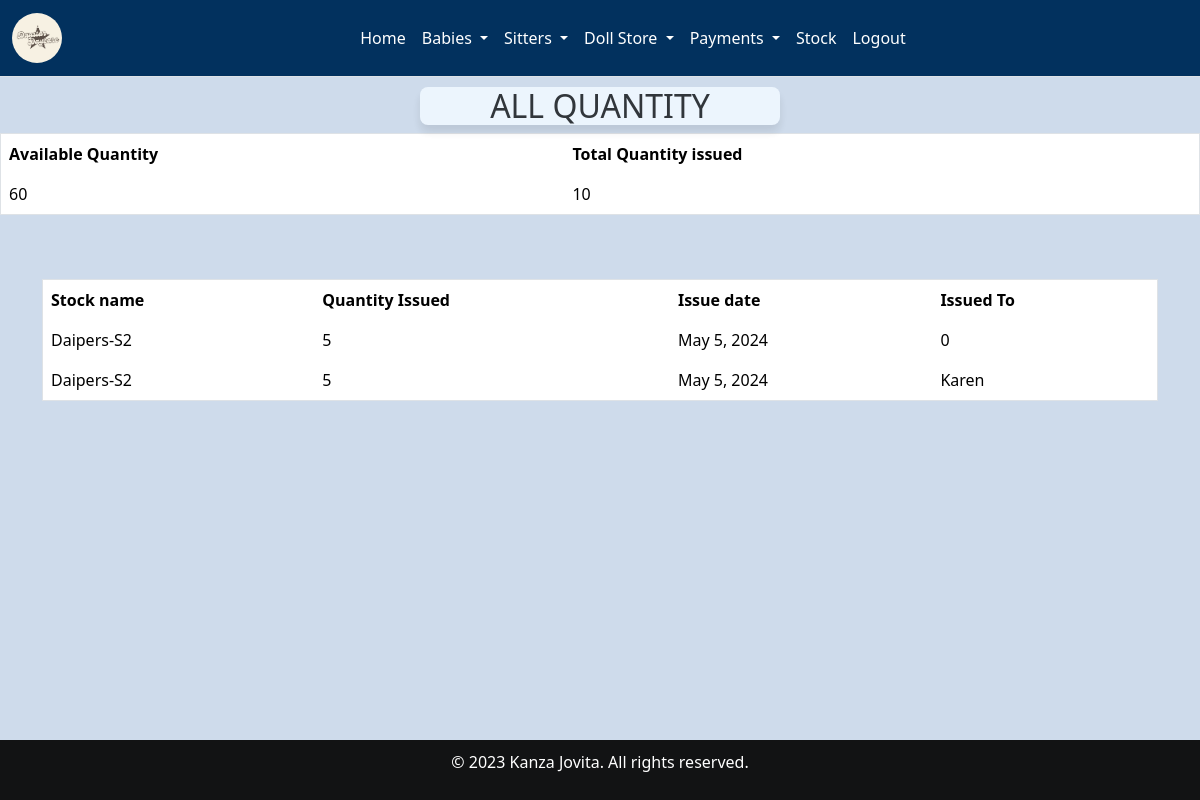
The page /all_issue_items/ (signed in) on the database as committed earlier.
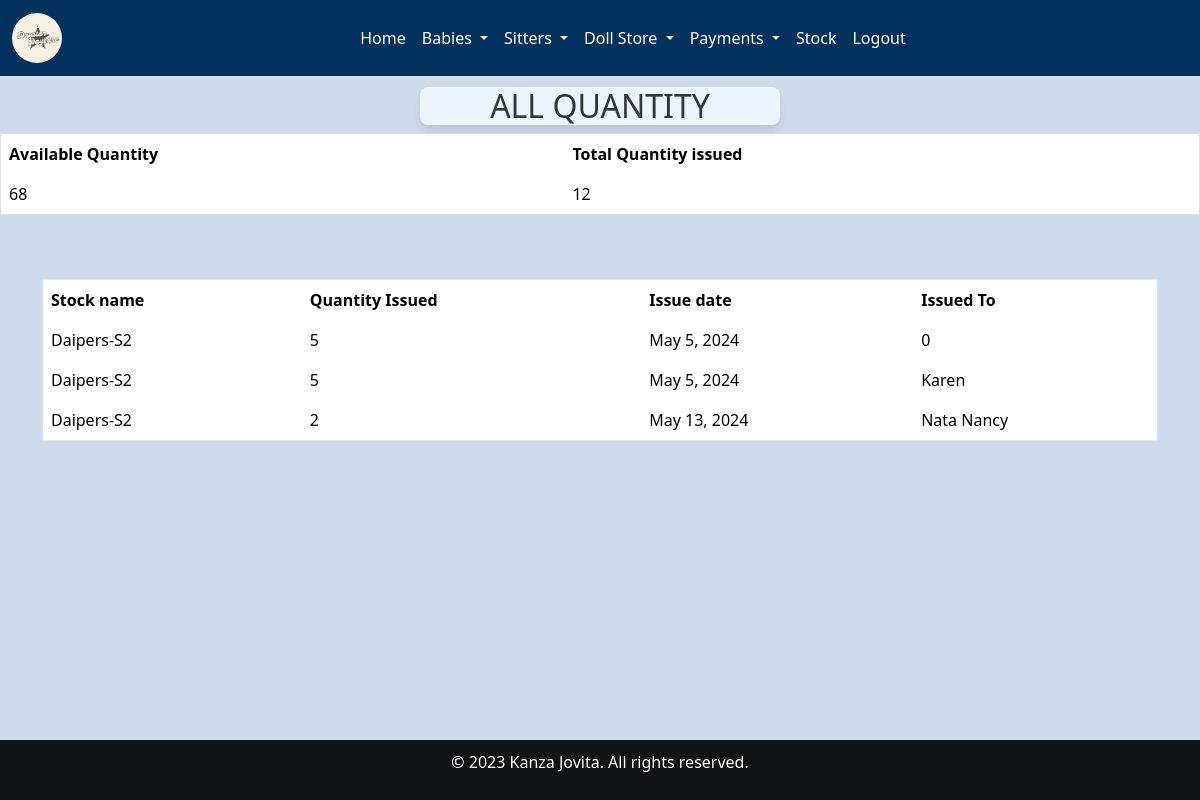
The same page on the database as committed later.
### home/models.py (models this page shows, shortened)
class Used(models.Model):
    item = models.ForeignKey(Procurement, on_delete=models.CASCADE)
    quantity_issued = models.IntegerField(default=0)
    issue_date = models.DateField(default=timezone.now)
    issued_to = models.CharField(default=0, max_length=100)

class Procurement(models.Model):
    category = models.ForeignKey(Category, on_delete=models.CASCADE, null=True, blank=True)
    item_name = models.CharField(max_length=200)
    Quantity = models.IntegerField(default=0)
    date = models.DateField(auto_now_add=True, null=True)
    Unit_price = models.IntegerField(null=True)
    received_quantity = models.IntegerField(default=0, null=True, blank=True)
    def __str__(self):
        return str(self.item_name)

### home/views.py (the view)
# urls.py: path('all_issue_items/', views.all_issue_items, name='all_issue_items'),
@login_required
def all_issue_items(request):
    issues = Used.objects.all()
    total_issued_quantity = issues.aggregate(total_issued_quantity=Sum('quantity_issued'))['total_issued_quantity'] or 0
    total_received_quantity = Procurement.objects.aggregate(total_received_quantity=Sum('Quantity'))['total_received_quantity'] or 0
    net_quantity = total_received_quantity - total_issued_quantity
    return render(request, 'all_issue_items.html', {'issues': issues, 'total_issued_quantity': total_issued_quantity, 'total_received_quantity': total_received_quantity, 'net_quantity': net_quantity})

### home/templates/all_issue_items.html (shortened to what this page needs)
{% extends 'base.html' %} {% block content %}
<div class="card-header">
<h2>ALL QUANTITY</h2>
</div>
  <table class="table">
    <thead class="thead-dark">
      <tr>
        <th scope="col">Available Quantity</th>
        <th scope="col">Total Quantity issued</th>
      </tr>
    </thead>
    <tbody>
      <tr>
        <td>{{total_received_quantity}}</td>
        <td>{{total_issued_quantity}}</td>
      </tr>
    </tbody>
  </table>
<br><br>
<div class="container">
  <table class="table">
    <thead class="thead-dark">
      <tr>
        <th scope="col">Stock name</th>
        <th scope="col">Quantity Issued</th>
        <th scope="col">Issue date</th>
        <th scope="col">Issued To</th>
      </tr>
    </thead>
    {% for issue  in issues %}
    <tbody>
      <tr>
        <td>{{issue.item | title}}</td>
        <td>{{issue.quantity_issued}}</td>
        <td>{{issue.issue_date}}</td>
        <td>{{issue.issued_to}}</td>
      </tr>
    </tbody>
    {% endfor %}
  </table>
</div>
{% endblock%}

### home/templates/base.html (shortened to what this page needs)
{% load static %}
<!DOCTYPE html>
<html lang="en">
<head>
    <link rel="stylesheet" href="https://cdnjs.cloudflare.com/ajax/libs/font-awesome/6.0.0-beta3/css/all.min.css">
    <link rel="stylesheet" href="{% static 'css/main.css' %}">
    {% load bootstrap5 %}
    {% bootstrap_css %}
</head>
<body>
    <div>
        <nav class="navbar navbar-expand-lg border-bottom border-body" style="background-color: #02315E;">
            <div class="container-fluid">
                <a class="navbar-brand" href="">
                    <img style="border-radius: 50px;" src="{% static 'images/logo.jpg' %}" alt="logo" class="logo-img">
                </a>
                {% if user.is_authenticated %}
                <div class="collapse navbar-collapse justify-content-center" id="navbarColor01">
                    <ul class="navbar-nav">
                    <li class="nav-item">
                        <a class="nav-link active text-white" href="/home/" id="t">Home</a>
                    </li>
                    <li class="nav-item dropdown">
                        <a class="nav-link dropdown-toggle active text-white" href="" id="babiesDropdown" role="button" data-bs-toggle="dropdown" aria-haspopup="true" aria-expanded="false">
                            Babies
                        </a>
                    </li>
                    <li class="nav-item dropdown">
                        <a class="nav-link dropdown-toggle active text-white" href="" id="sittersDropdown" role="button" data-bs-toggle="dropdown" aria-haspopup="true" aria-expanded="false">
                            Sitters
                        </a>
                    </li>
                    <li class="nav-item dropdown">
                        <a class="nav-link dropdown-toggle active text-white" href="#" id="dollDropdown" role="button" data-bs-toggle="dropdown" aria-haspopup="true" aria-expanded="false">
                            Doll Store
                        </a>
                    </li>
                    <li class="nav-item dropdown">
                        <a class="nav-link dropdown-toggle active text-white" href="#" id="paymentsDropdown" role="button" data-bs-toggle="dropdown" aria-haspopup="true" aria-expanded="false">
                            Payments
                        </a>
                    </li>
                    <li class="nav-item">
                        <a class="nav-link active text-white" href="/inventory/" id="t">Stock</a>
                    </li>
                    <li class="nav-item">
                       <a class="nav-link text-white" href="/logout" id="medi">Logout</a>
                    </li>
                    </ul>
                    {% endif %}
                </div>
        </nav>
    </div>
    {% block content %}
    {% endblock %}
    <br/><br /><br />
    <footer>
        <div class="footer">
            <p>&copy; 2023 Kanza Jovita. All rights reserved.</p>
        </div>
    </footer>
</body>
</html>

### home/static/css/main.css (style rules this page uses)
.logo-img { width:50px; border-radius: 10%; height: 50px; }
.card-header { border: 1px #333; opacity:90%; width: 87%; text-align: center; box-shadow: 0 7px 10px rgba(0, 0, 0, 0.1); border-radius: 8px; width:30%; margin: 0 auto; margin-top: 10px; background-color: aliceblue; text-align: center; }
.table th, .table td { padding: 8px; text-align: left; border: none; outline: none; }
.table th { color: black; }
.table th, .table td { white-space: nowrap; }
.table { text-align: center; }
.nav-link { font-size: larger; }
.navbar-nav .nav-link { font-weight: normal; color: rgb(0, 0, 0); transition: color 0.3s; }
.footer { background-color: #121314; color: white; position:fixed; left: 0; bottom: 0; width: 100%; text-align: center; padding: 10px; }

### home/templates/all_issue_items.html (style rules this page uses)
body { background-color: rgba(158, 184, 217, 0.5); }
.card-header { border: 1px #333; opacity:90%; width: 87%; text-align: center; box-shadow: 0 7px 10px rgba(0, 0, 0, 0.1); border-radius: 8px; width:30%; margin: 0 auto; margin-top: 10px; background-color: aliceblue; text-align: center; }
.table { width: 100%; border-collapse: collapse; border: 1px solid #dee2e6; }
th, td { border: 1px solid #dee2e6; padding: 0.75rem; text-align: left; }
th { background-color: #f0f0f0; }

Rows that differ between the two databases and show on the page:
added Used: item "Daipers-S2", quantity_issued "2", issue_date "May 13, 2024", issued_to "Nata Nancy"
Other text that changed with them:
{{ total_received_quantity }}: "60" → "68"
{{ total_issued_quantity }}: "10" → "12"
